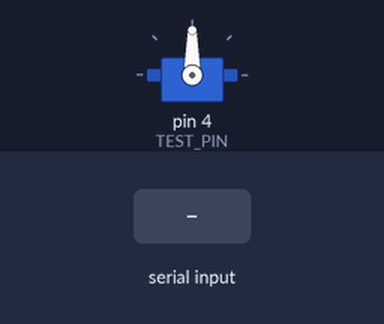
Recording of a sketch running on a simulated Arduino Uno, built with avr-gcc and run on an emulated ATmega328P. Shown: servo. Inputs (shaded band) come from the test bench. What the sketch prints to the serial monitor is not drawn.

Above: at 1.5 s.
1.6 s: "30,150\n" received over Serial
At 2.5 s:
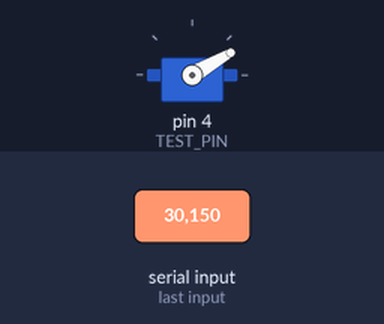
3.1 s: "5\n" received over Serial
At 3.7 s:
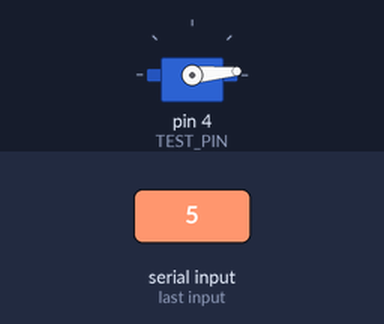
4.6 s: "90,45\n" received over Serial
At 6.0 s:
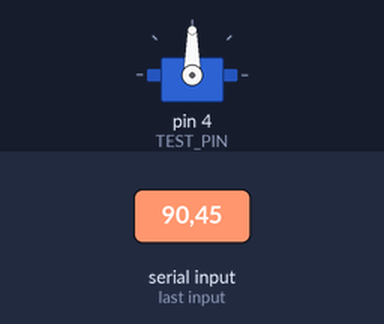
Timing chart, 0 to 7.6 s (numbered marks = the images above; inputs shaded):
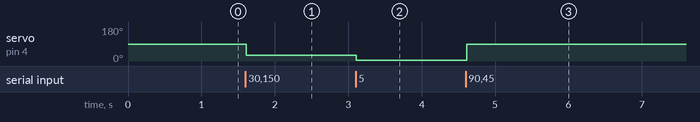

Measured:
- after the input at 1.6 s, servo on pin 4 (TEST_PIN): 90° → 30° at once
- after the input at 3.1 s, servo on pin 4 (TEST_PIN): 30° → 5° at once
- after the input at 4.6 s, servo on pin 4 (TEST_PIN): 5° → 90° at once

The sketch:

shouzhou.ino
```cpp
#include <Servo.h>

Servo testServo;

// --- 测试引脚设定 ---
const int TEST_PIN = 4; // 当前测试：D4 (从根部往上数第二个关节)

// 初始安全角度 (大臂通常 90 度是垂直或中间斜向上的安全位置)
int currentAngle = 90;

void setup() {
  Serial.begin(9600);

  // 安全上电逻辑：先给指令，再连接引脚
  testServo.write(currentAngle);
  testServo.attach(TEST_PIN);

  // 打印操作指引
  Serial.println("========================================");
  Serial.println("单轴舵机测试程序已启动！");
  Serial.println("当前测试端口: D4 (大臂/肩部关节)");
  Serial.println("状态: 其他舵机已彻底屏蔽，保持未通电状态。");
  Serial.println("----------------------------------------");
  Serial.println("操作说明：");
  Serial.println("请在上方输入框直接输入角度数字 (0-180) 并按回车。");
  Serial.println("【安全提示】: 该关节负载较大，请以 5 度为单位小幅调整！");
  Serial.println("========================================");
}

void loop() {
  // 检查串口是否有数据输入
  if (Serial.available() > 0) {
    // 稍微延时，等待整个数字进入缓冲区
    delay(10);

    // 直接读取输入的整数
    int targetAngle = Serial.parseInt();

    // 限制范围在 0 到 180 之间
    if (targetAngle >= 0 && targetAngle <= 180) {
      currentAngle = targetAngle;

      // 写入新角度
      testServo.write(currentAngle);

      // 串口反馈实时数据
      Serial.print("=> 执行指令... D4 当前角度: ");
      Serial.println(currentAngle);
    }

    // 清空缓冲区中残留的结束符
    while(Serial.available() > 0) {
      Serial.read();
    }
  }
}
```
